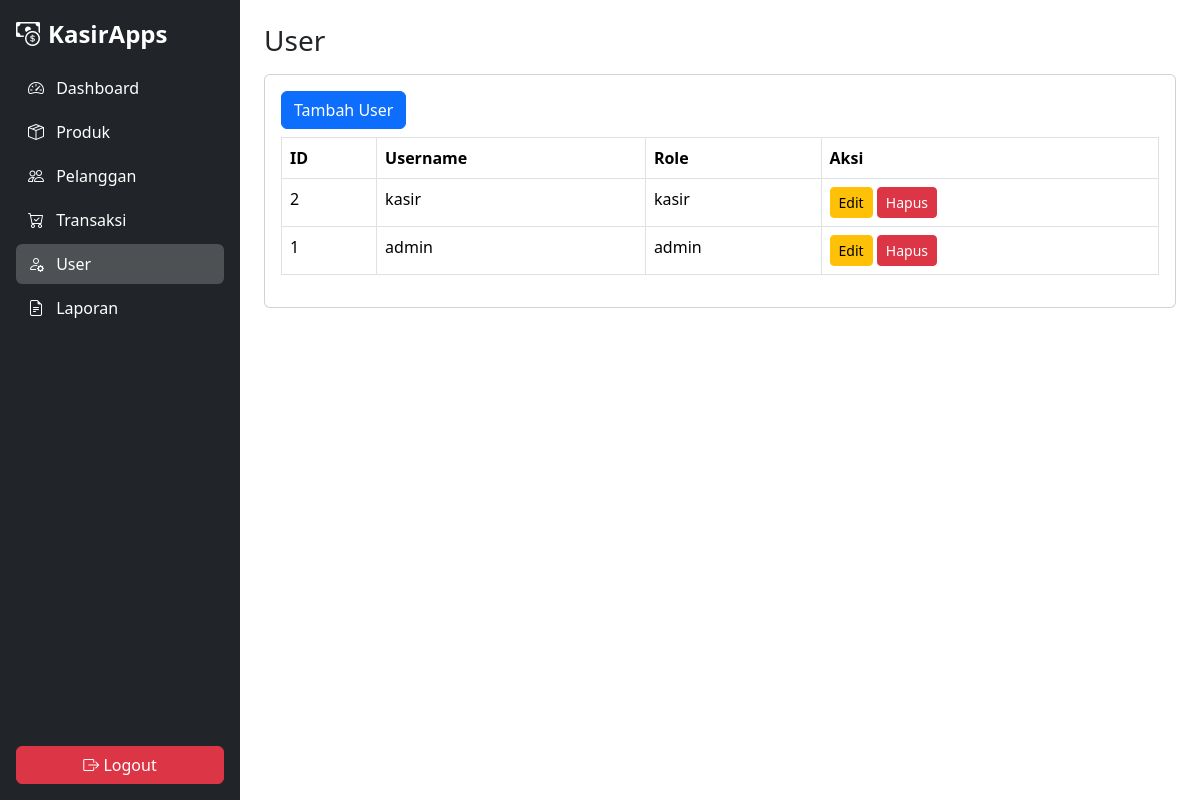
Screenshot of /dashboard.php?modul=user&aksi=tampil (signed in) with the database file from the repository.
### tables this page shows
CREATE TABLE `users` (
  `id` int(11) NOT NULL,
  `username` varchar(100) NOT NULL,
  `password` varchar(255) NOT NULL,
  `role` enum('admin','kasir') NOT NULL DEFAULT 'kasir'
);

### inc/functions.php (called while the page is built, shortened)
<?php
include __DIR__ . '/../config.php';
function fetch_all($sql){
    global $koneksi;
    $res = mysqli_query($koneksi, $sql);
    $out=[]; while($r=mysqli_fetch_assoc($res)) $out[]=$r;
    return $out;
}
function get_users(){ return fetch_all("SELECT id, username, role FROM users ORDER BY id DESC"); }

### modul/user/tampil.php (the view, shortened to what this page needs)
<?php
$users = get_users();
?>
<a href="dashboard.php?modul=user&aksi=tambah" class="btn btn-primary mb-2 animate-btn">
  Tambah User
</a>
<table class="table table-bordered animate-table">
  <thead>
    <tr>
      <th>ID</th>
      <th>Username</th>
      <th>Role</th>
      <th>Aksi</th>
    </tr>
  </thead>
  <tbody>
    <?php foreach ($users as $u): ?>
      <tr class="animate-row">
        <td><?= $u['id'] ?></td>
        <td><?= htmlspecialchars($u['username']) ?></td>
        <td><?= htmlspecialchars($u['role']) ?></td>
        <td>
          <a
            class="btn btn-sm btn-warning animate-btn"
            href="dashboard.php?modul=user&aksi=edit&id=<?= $u['id'] ?>"
          >
            Edit
          </a>
          <a
            class="btn btn-sm btn-danger animate-btn"
            href="dashboard.php?modul=user&aksi=hapus&id=<?= $u['id'] ?>"
            onclick="return confirm('Hapus user ini?')"
          >
            Hapus
          </a>
        </td>
      </tr>
    <?php endforeach; ?>
  </tbody>
</table>

### modul/user/tampil.php (style rules this page uses)
.animate-table { opacity: 0; transform: translateY(20px); transition: all 0.5s ease; }
.animate-table.visible { opacity: 1; transform: translateY(0); }
.animate-row { opacity: 0; transform: translateX(-20px); transition: all 0.4s ease; }
.animate-row.visible { opacity: 1; transform: translateX(0); }
.animate-btn { transition: transform 0.2s ease, box-shadow 0.2s ease; }

### rows the page displays
users: id "2", username "kasir", role "kasir"
users: id "1", username "admin", role "admin"

### other values shown
$key "Dashboard"
$key "Produk"
$key "Pelanggan"
$key "Transaksi"
$key "User"
$key "Laporan"
$modul "User"
